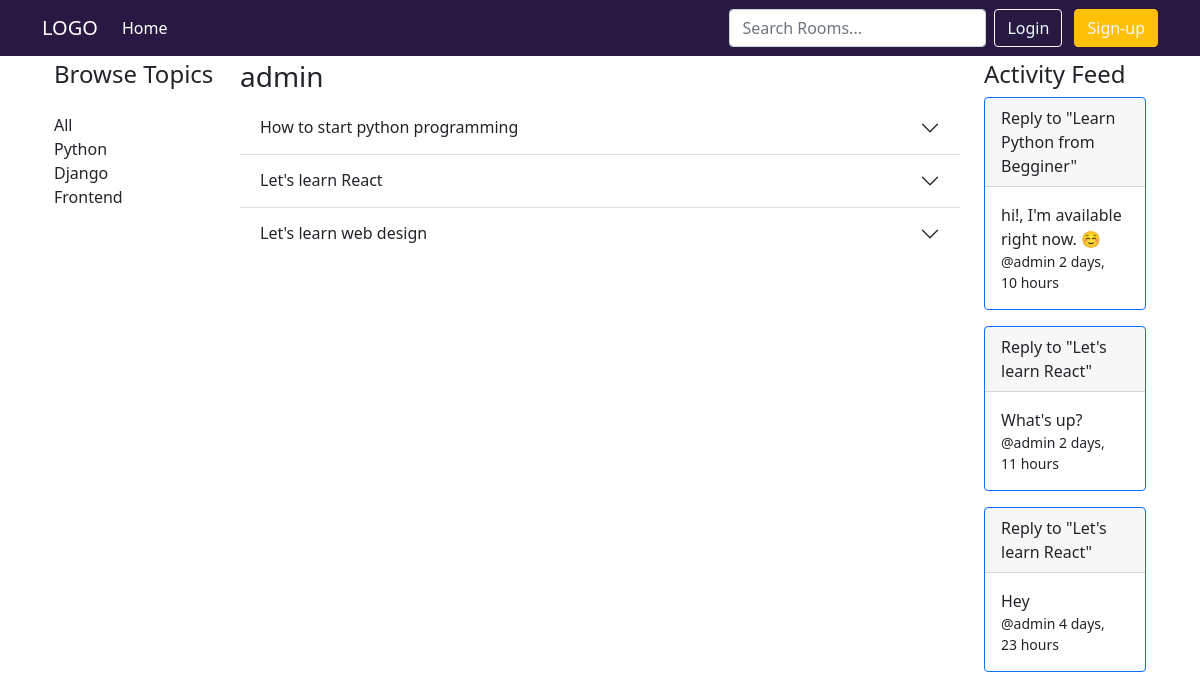
The app's page /profile/1/, older data.
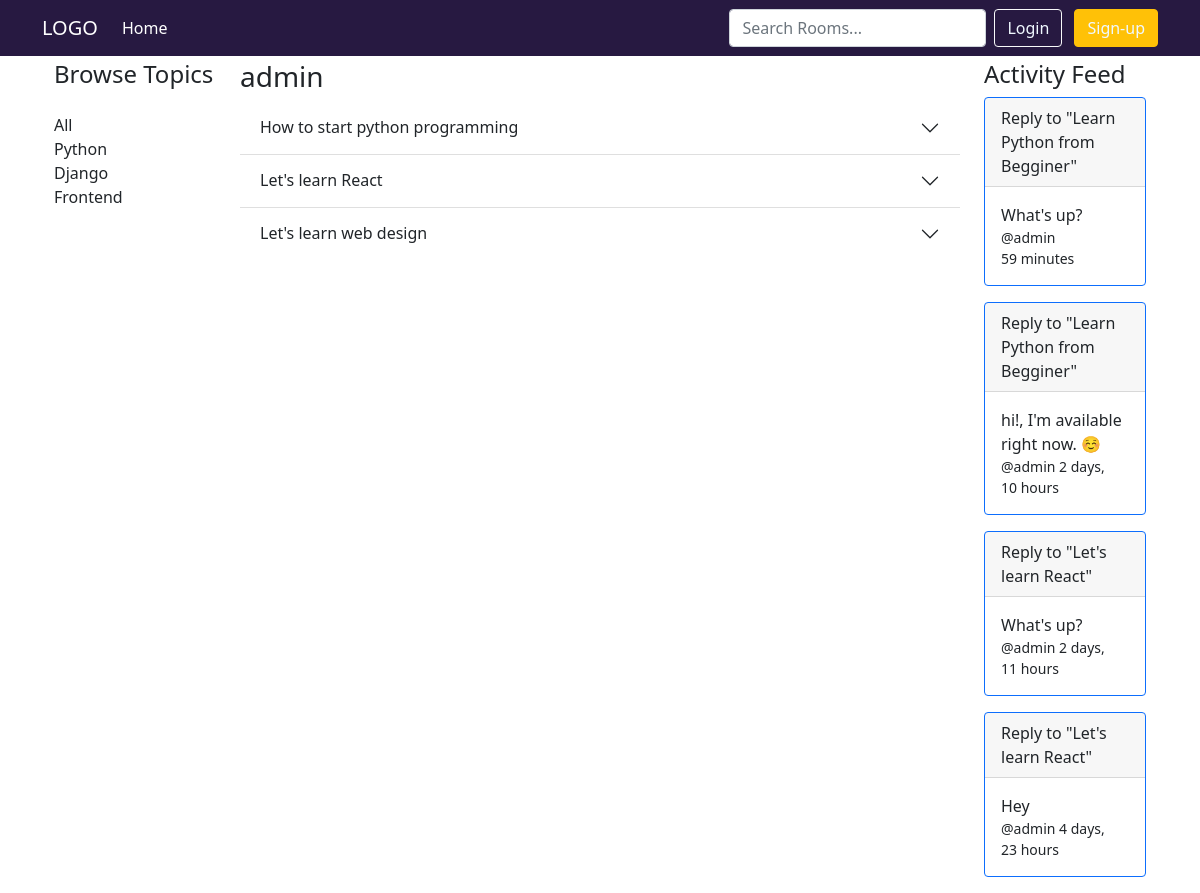
The same page, newer data.
### base/models.py (models this page shows, shortened)
class Topic(models.Model):
    name = models.CharField(max_length=200)

class Room(models.Model):
    host = models.ForeignKey(User, on_delete=models.SET_NULL, null=True)
    topic = models.ForeignKey(Topic, on_delete=models.SET_NULL, null=True)
    participants = models.ManyToManyField(
        User, related_name='participants', blank=True)
    name = models.CharField(max_length=200)
    description = models.TextField(null=True, blank=True)
    updated = models.DateTimeField(auto_now=True)
    created = models.DateTimeField(auto_now_add=True)
    class Meta:
        ordering = ["-updated", "-created"]
    def __str__(self):
        return self.name

class Message(models.Model):
    user = models.ForeignKey(User, on_delete=models.CASCADE)
    room = models.ForeignKey(Room, on_delete=models.CASCADE)
    body = models.TextField()
    updated = models.DateTimeField(auto_now=True)
    created = models.DateTimeField(auto_now_add=True)
    class Meta:
        ordering = ["-updated", "-created"]

### base/views.py (the view)
# urls.py: path('profile/<str:pk>/', views.userProfile, name="user-profile"),
def userProfile(request, pk):
    user = User.objects.get(id=pk)
    rooms = user.room_set.all()
    messages = user.message_set.all()
    topics = Topic.objects.all()
    context = {"user": user, "rooms": rooms,
               'room_messages': messages, "topics": topics}
    return render(request, 'base/profile.html', context)

### base/templates/base/profile.html
{%extends 'main.html'%}
{%block content%}
<div class="container">
    <div class="row">
        <div class="col-md-2">
            {%include 'base/topics_component.html'%}
        </div>
        <div class="col-md-8">
            <h3>{{user.username}}</h3>
            {%include 'base/feed_component.html'%}
        </div>
        <div class="col-md-2">
            {%include 'base/activity_component.html'%}
        </div>
    </div>
</div>
{%endblock%}

### templates/main.html (shortened to what this page needs)
<!DOCTYPE html>
{% load static %}
<html>
<head>
  <link rel="stylesheet" href="{% static 'styles/styles.css' %}">
  <link href="https://cdn.jsdelivr.net/npm/bootstrap@5.0.2/dist/css/bootstrap.min.css" rel="stylesheet"
 />
</head>
<body>
  {% include 'navbar.html' %}
  <main class="container" style="padding-top: 60px">
    {% block content %} {% endblock %}
  </main>
</body>
</html>

### templates/navbar.html (shortened to what this page needs)
{%load static%}
<nav class="navbar navbar-expand-lg navbar-dark nav-background fixed-top">
  <div class="container">
    <a class="navbar-brand" href="/">LOGO</a>
    <div class="navbar-collapse collapse" id="navbarColor01">
      <ul class="navbar-nav me-auto mb-2 mb-lg-0">
        <li class="nav-item">
          <a class="nav-link active" aria-current="page" href="/">Home</a>
        </li>
      </ul>
      <form class="d-flex" method="GET" action="{% url 'home' %}">
        <input class="form-control me-2" type="search" placeholder="Search Rooms..." aria-label="Search" name="q">
      </form>
      <div class="text-end">
        {% if request.user.is_authenticated %}
        <div class="nav-user-container">
          <p>Welcome! {{request.user}}</p>
          <a href=" {% url 'logout' %}">Logout</a>
        </div>
        {% else %}
        <a href="{% url 'login' %}" type="button" class="btn btn-outline-light me-2">Login</a>
        <a href="{% url 'register' %}" type="button" class="btn btn-warning">Sign-up</a>
        {% endif %}
      </div>
    </div>
  </div>
</nav>

### base/templates/base/topics_component.html
{%load static%}
<h4 class="mb-4">Browse Topics</h4>
<div class="d-flex flex-column">
    <a class="undesigned-link" href="{% url 'home' %}">All</a>
    {% for topic in topics %}
    <a class="undesigned-link" href="{% url 'home' %}?q={{topic.name}}" role="button" class="my-link">{{topic.name}}</a>
    {% endfor %}
</div>

### base/templates/base/feed_component.html (shortened to what this page needs)
{%load static%}
<div class="accordion accordion-flush" id="roomAccordion">
    {% for room in rooms %}
    <div class="accordion-item">
        <h2 class="accordion-header" id="{{room.id}}">
            <button class="accordion-button collapsed position-relative" type="button" data-bs-toggle="collapse"
                data-bs-target="#flush-{{room.id}}" aria-expanded="false" aria-controls="flush-{{room.id}}">
                {{room.name}}
            </button>
        </h2>
    </div>
    {% endfor %}
</div>

### base/templates/base/activity_component.html (shortened to what this page needs)
{%load static%}
<h4>Activity Feed</h4>
{% for message in room_messages %}
<div class="card border-primary mb-3" style="max-width: 18rem;">
    <p class="card-header">Reply to "{{message.room}}"</p>
    <div class="card-body">
        <div class="d-flex flex-column">
            <p class="card-text">{{message.body}}</p>
            <small class="card-text">
                <a type="text" class="undesigned-link" href="{% url 'user-profile' message.user.id%}">
                    @{{message.user}}
                </a>
                {{message.created | timesince}}
            </small>
        </div>
    </div>
</div>
{%endfor%}

### static/styles/styles.css (style rules this page uses)
p { margin: 0 !important; }
.nav-background { background: hsla(261, 96%, 9%, 0.9); color: aliceblue; }
.nav-background a { text-decoration: none; text-transform: none; color: inherit; }
.undesigned-link { text-decoration: none; color: inherit; }

Row changes from the older to the newer data that the page shows:
added Message: room "Learn Python from Begginer", body "What's up?", user "admin", created "59 minutes"
